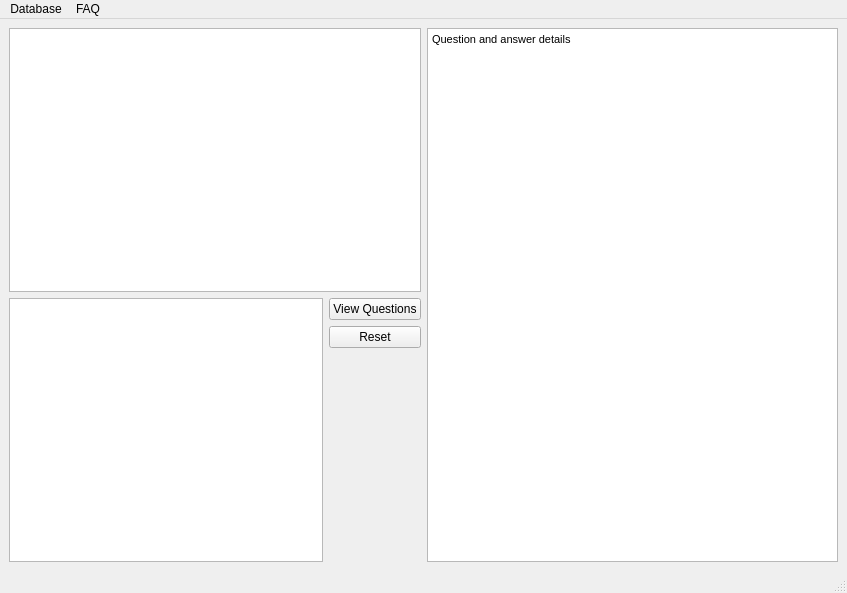
<?xml version="1.0" encoding="UTF-8"?>
<ui version="4.0">
 <class>MainWindow</class>
 <widget class="QMainWindow" name="MainWindow">
  <property name="geometry">
   <rect>
    <x>0</x>
    <y>0</y>
    <width>847</width>
    <height>593</height>
   </rect>
  </property>
  <property name="windowTitle">
   <string>Projects FAQ</string>
  </property>
  <widget class="QWidget" name="centralwidget">
   <layout class="QHBoxLayout" name="horizontalLayout_3">
    <item>
     <layout class="QVBoxLayout" name="verticalLayout_3">
      <item>
       <widget class="QTreeView" name="questionsTreeView"/>
      </item>
      <item>
       <layout class="QHBoxLayout" name="horizontalLayout_2">
        <item>
         <layout class="QHBoxLayout" name="horizontalLayout">
          <item>
           <widget class="QListView" name="listView">
            <property name="enabled">
             <bool>true</bool>
            </property>
           </widget>
          </item>
          <item>
           <layout class="QVBoxLayout" name="verticalLayout">
            <item>
             <widget class="QPushButton" name="pushButton">
              <property name="text">
               <string>View Questions</string>
              </property>
             </widget>
            </item>
            <item>
             <widget class="QPushButton" name="pushButton_2">
              <property name="text">
               <string>Reset</string>
              </property>
             </widget>
            </item>
            <item>
             <spacer name="verticalSpacer">
              <property name="orientation">
               <enum>Qt::Vertical</enum>
              </property>
              <property name="sizeHint" stdset="0">
               <size>
                <width>78</width>
                <height>88</height>
               </size>
              </property>
             </spacer>
            </item>
           </layout>
          </item>
         </layout>
        </item>
       </layout>
      </item>
     </layout>
    </item>
    <item>
     <widget class="QTextBrowser" name="textBrowser">
      <property name="html">
       <string>&lt;!DOCTYPE HTML PUBLIC &quot;-//W3C//DTD HTML 4.0//EN&quot; &quot;http://www.w3.org/TR/REC-html40/strict.dtd&quot;&gt;
&lt;html&gt;&lt;head&gt;&lt;meta name=&quot;qrichtext&quot; content=&quot;1&quot; /&gt;&lt;style type=&quot;text/css&quot;&gt;
p, li { white-space: pre-wrap; }
&lt;/style&gt;&lt;/head&gt;&lt;body style=&quot; font-family:'MS Shell Dlg 2'; font-size:8.25pt; font-weight:400; font-style:normal;&quot;&gt;
&lt;p style=&quot; margin-top:0px; margin-bottom:0px; margin-left:0px; margin-right:0px; -qt-block-indent:0; text-indent:0px;&quot;&gt;Question and answer details&lt;/p&gt;&lt;/body&gt;&lt;/html&gt;</string>
      </property>
     </widget>
    </item>
   </layout>
  </widget>
  <widget class="QMenuBar" name="menubar">
   <property name="geometry">
    <rect>
     <x>0</x>
     <y>0</y>
     <width>847</width>
     <height>21</height>
    </rect>
   </property>
   <widget class="QMenu" name="menuConnection">
    <property name="title">
     <string>Database</string>
    </property>
    <addaction name="actionSettings"/>
   </widget>
   <widget class="QMenu" name="menuQuestion">
    <property name="title">
     <string>FAQ</string>
    </property>
    <addaction name="actionAdd"/>
   </widget>
   <addaction name="menuConnection"/>
   <addaction name="menuQuestion"/>
  </widget>
  <widget class="QStatusBar" name="statusbar"/>
  <action name="actionSettings">
   <property name="text">
    <string>Settings</string>
   </property>
  </action>
  <action name="actionAdd">
   <property name="text">
    <string>Add new FAQ</string>
   </property>
  </action>
 </widget>
 <resources/>
 <connections/>
</ui>
